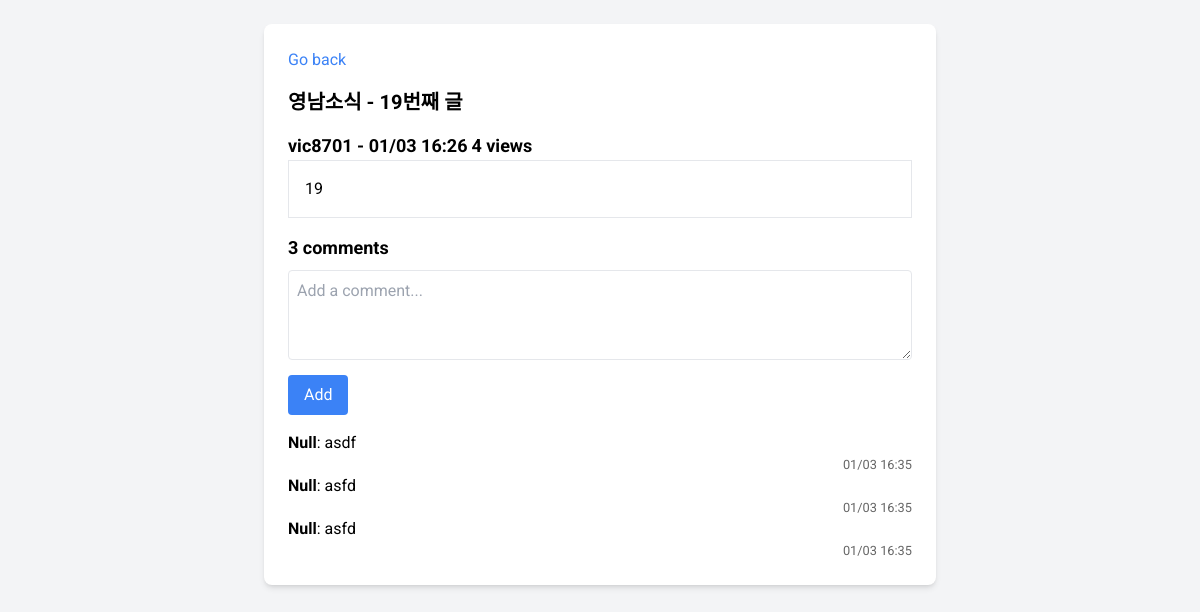
/notice/322, run on the app's committed database.
### tables this page shows
CREATE TABLE notice
                        (id INTEGER PRIMARY KEY AUTOINCREMENT, title text, content text, date text, writerid text, views integer);

CREATE TABLE comment 
                        (id INTEGER PRIMARY KEY AUTOINCREMENT, content text, date text, writerid text, postid integer);

### web.py (the view)
@app.route('/notice/<int:id>')
def notice_detail(id):
    notice = module_db.select_notice(id)
    notice = list(notice)
    notice[2] = notice[2].split('\n')
    comments = module_db.select_comment(id)
    try:
        lencom = len(comments)
    except:
        lencom = 0
    if comments is None:
        comments = []
    datetext = date.make_date_text(date.date_sliser(notice[3]))
    module_db.add_notice_view(id)
    for i in range(len(comments)):
        comments[i] = list(comments[i])
        comments[i][2] = date.make_date_text(date.date_sliser(comments[i][2]))
    return render_template('notice_detail.html', notice=notice, comments=comments, lencom=lencom, datetext=datetext)

### db/module_db.py (called while the page is built)
def select_notice(id):
    conn = sqlite3.connect(db_path)
    cursor = conn.cursor()
    cursor.execute("SELECT * FROM notice WHERE id=?", (id,))
    result = cursor.fetchone()
    conn.close()
    return result

def add_notice_view(id):
    conn = sqlite3.connect(db_path)
    cursor = conn.cursor()
    cursor.execute("UPDATE notice SET views=views+1 WHERE id=?", (id,))
    conn.commit()
    conn.close()

def select_comment(id):
    conn = sqlite3.connect(db_path)
    cursor = conn.cursor()
    cursor.execute("SELECT * FROM comment WHERE postid=? ORDER BY id DESC", (id,))
    result = cursor.fetchall()
    conn.close()
    return result

### modules/date.py (called while the page is built)
def date_sliser(date):
    date = {
        'year': date[0:4],
        'month': date[4:6],
        'day': date[6:8],
        'hour': date[8:10],
        'minute': date[10:12],
        'second': date[12:14]
    }
    return date

def make_date_text(slice_date):
    return f"{slice_date['month']}/{slice_date['day']} {slice_date['hour']}:{slice_date['minute']}"

### templates/notice_detail.html (shortened to what this page needs)
<!DOCTYPE html>
<html lang="en">
<head>
    <script src="https://cdn.tailwindcss.com"></script>
</head>
<body class="bg-gray-100 p-6">
    <div class="max-w-2xl mx-auto bg-white p-6 rounded-lg shadow-md">
        <a href="/notice" class="text-blue-500 hover:underline mb-4 inline-block">Go back</a>
        <h1 class="text-xl font-bold mb-4">영남소식 - {{ notice[1] }}</h1>
        <strong class="text-lg font-bold mb-2">{{ notice[4] }} - {{ datetext }}</strong>
        <strong class="text-lg font-bold mb-2">{{ notice[-1] }} views</strong>
        <div class="border p-4 mb-4">
            {% for ct in notice[2] %}
            <p>{{ ct }}</p>
            {% endfor %}
        </div>
        <h2 class="text-lg font-bold mb-2">{{ lencom }} comments</h2>
        <div class="mb-4">
            <textarea class="w-full border p-2 rounded mb-2" rows="3" placeholder="Add a comment..."></textarea>
            <button class="bg-blue-500 text-white px-4 py-2 rounded hover:bg-blue-600">Add</button>
        </div>
        <div>
            {% for comment in comments %}
            <p><strong>{{ comment[3] }}</strong>: {{ comment[1] }}<p class="datetext">{{ comment[2] }}</p></p>
            {% endfor %}
        </div>
    </div>
</body>
</html>

### templates/notice_detail.html (style rules this page uses)
body { font-family: 'Roboto', sans-serif; }
.datetext { text-align: right; font-size: 0.8rem; color: #666; padding-top: -1rem; }

### data on the page
notice: title "19번째 글", writerid "vic8701", views "4", content "19"
comment: writerid "Null", content "asdf", comment "01/03 16:35"
comment: writerid "Null", content "asfd", comment "01/03 16:35"
comment: writerid "Null", content "asfd", comment "01/03 16:35"

### other printed values
{{ datetext }} "01/03 16:26"
{{ lencom }} "3"
